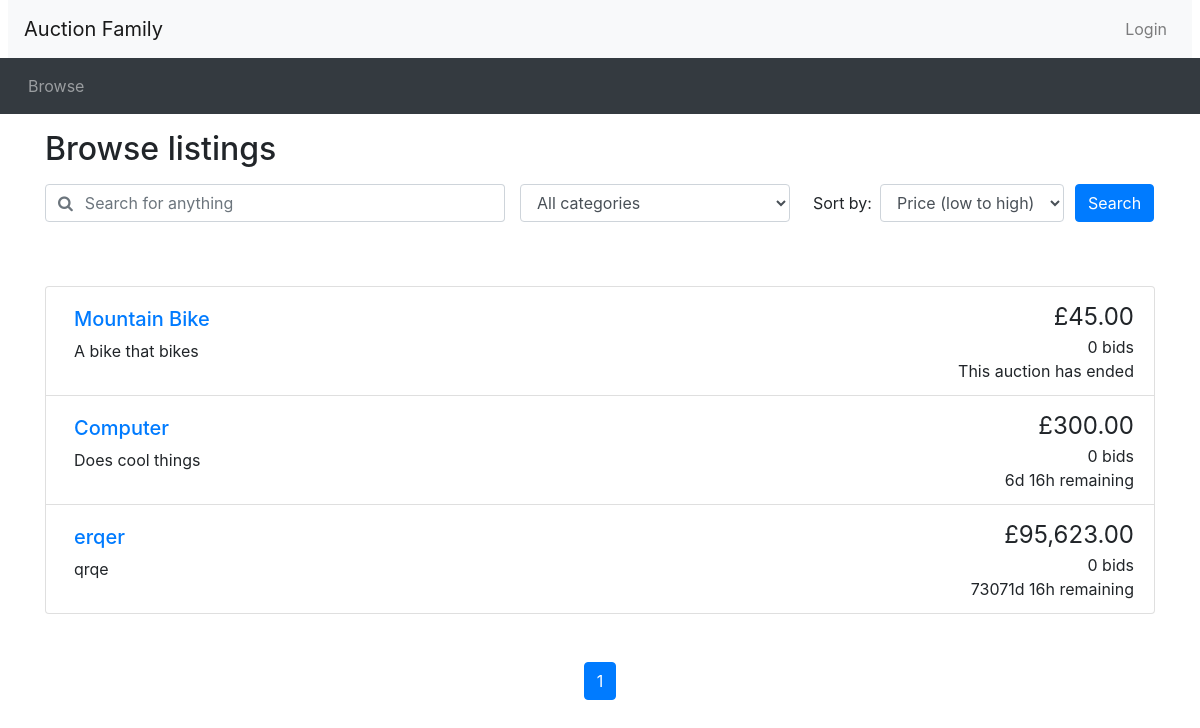
Screenshot of /browse.php with the database file from the repository.
### tables this page shows
CREATE TABLE IF NOT EXISTS `tbl_listings` (
  `listing_id` int(11) NOT NULL AUTO_INCREMENT,
  `title` varchar(500) DEFAULT NULL,
  `details` text,
  `category_id` int(11) DEFAULT NULL,
  `starting_price` varchar(100) DEFAULT NULL,
  `reserve_price` varchar(100) DEFAULT NULL,
  `end_date` datetime DEFAULT NULL,
  `user_id` int(11) DEFAULT NULL,
  `is_active` int(11) DEFAULT NULL,
  `created_at` datetime DEFAULT NULL,
  `deleted_at` datetime DEFAULT NULL,
  PRIMARY KEY (`listing_id`) USING BTREE,
  KEY `user_id` (`user_id`) USING BTREE,
  KEY `category_id` (`category_id`) USING BTREE
);

### utilities.php (the view, shortened to what this page needs)
<?php
function display_time_remaining($interval) {
    if ($interval->days == 0 && $interval->h == 0) {
      $time_remaining = $interval->format('%im %Ss');
    }
    else if ($interval->days == 0) {
      $time_remaining = $interval->format('%hh %im');
    }
    else {
      $time_remaining = $interval->format('%ad %hh');
    }
  return $time_remaining;
}
function print_listing_li($item_id, $title, $desc, $price, $num_bids, $end_time)
{
  if (strlen($desc) > 250) {
    $desc_shortened = substr($desc, 0, 250) . '...';
  }
  else {
    $desc_shortened = $desc;
  }
  if ($num_bids == 1) {
    $bid = ' bid';
  }
  else {
    $bid = ' bids';
  }
  $now = new DateTime();
  if ($now > $end_time) {
    $time_remaining = 'This auction has ended';
  }
  else {
    $time_to_end = date_diff($now, $end_time);
    $time_remaining = display_time_remaining($time_to_end) . ' remaining';
  }
  echo('
    <li class="list-group-item d-flex justify-content-between">
    <div class="p-2 mr-5"><h5><a href="listing.php?item_id=' . $item_id . '">' . $title . '</a></h5>' . $desc_shortened . '</div>
    <div class="text-right text-nowrap"><span style="font-size: 1.5em">£' . number_format($price, 2) . '</span><br/>' . $num_bids . $bid . '<br/>' . $time_remaining . '</div>
  </li>'
  );
}
?>

### header.php (shortened to what this page needs)
<!doctype html>
<html lang="en">
<head>
  <link rel="stylesheet" href="css/bootstrap.min.css">
  <link rel="stylesheet" href="https://cdnjs.cloudflare.com/ajax/libs/font-awesome/4.7.0/css/font-awesome.min.css">
  <link rel="stylesheet" href="css/custom.css">
</head>
<body>
<nav class="navbar navbar-expand-lg navbar-light bg-light mx-2">
  <a class="navbar-brand" href="#">Auction Family</a>
  <ul class="navbar-nav ml-auto">
    <li class="nav-item">
<?php
  if (isset($_SESSION['user'])) {
    echo '<a class="nav-link" href="logout.php">Logout</a>';
  }
  else {
    echo '<button type="button" class="btn nav-link" data-toggle="modal" data-target="#loginModal">Login</button>';
  }
?>
    </li>
  </ul>
</nav>
<nav class="navbar navbar-expand-lg navbar-dark bg-dark">
  <ul class="navbar-nav align-middle">
	<li class="nav-item mx-1">
      <a class="nav-link" href="browse.php">Browse</a>
    </li>
  </ul>
</nav>

### browse.php (shortened to what this page needs)
<?php include_once("header.php")?>
<?php require("utilities.php")?>
<div class="container">
<h2 class="my-3">Browse listings</h2>
<div id="searchSpecs">
<form method="get" action="browse.php">
  <div class="row">
    <div class="col-md-5 pr-0">
      <div class="form-group">
	    <div class="input-group">
          <div class="input-group-prepend">
            <span class="input-group-text bg-transparent pr-0 text-muted">
              <i class="fa fa-search"></i>
            </span>
          </div>
          <input type="text" class="form-control border-left-0" id="keyword" placeholder="Search for anything">
        </div>
      </div>
    </div>
    <div class="col-md-3 pr-0">
      <div class="form-group">
        <select class="form-control" id="cat">
          <option selected value="all">All categories</option>
        </select>
      </div>
    </div>
    <div class="col-md-3 pr-0">
      <div class="form-inline">
        <label class="mx-2" for="order_by">Sort by:</label>
        <select class="form-control" id="order_by">
          <option selected value="pricelow">Price (low to high)</option>
        </select>
      </div>
    </div>
    <div class="col-md-1 px-0">
      <button type="submit" class="btn btn-primary">Search</button>
    </div>
  </div>
</form>
</div>
</div>
<?php
  if (!isset($_GET['page'])) {
    $curr_page = 1;
  }
  else {
    $curr_page = $_GET['page'];
  }
  $num_results = 50;
  $results_per_page = 50;
  $max_page = ceil($num_results / $results_per_page);
?>
<div class="container mt-5">
<ul class="list-group">
<?php
    if(isset($_SESSION['user'])){
      $UserCheck = $_SESSION['user']['id'];
      $getUserListingQuery = "select * from tbl_listings";
      $listings = $mysqli->query($getUserListingQuery);
      while($row = mysqli_fetch_array($listings)){
        $listingone = $row['listing_id'];
        $getBidingNumQuery = "SELECT COUNT(*) from biding WHERE listing_id = $listingone";
        $BidingNum = $mysqli->query($getBidingNumQuery);
        $BidingNumRow = mysqli_fetch_array($BidingNum);
        $IsUser = 3;
        $YourMaxBidingRow = array(0);
        $CheckBidQuery = "SELECT * FROM biding WHERE user_id = $UserCheck and listing_id = $listingone";
        $CheckBid = $mysqli->query($CheckBidQuery);
        if(mysqli_num_rows($CheckBid) > 0){
          while($CheckBidrow = mysqli_fetch_array($CheckBid)){
            if($CheckBidrow['biding_price']==$row['starting_price']){
              $IsUser = 0;
            }else{
              $IsUser = 2;
              $YourMaxBidingQuery = "SELECT MAX(biding_price) FROM biding WHERE user_id = $UserCheck and listing_id = $listingone";
              $YourMaxBiding = $mysqli->query($YourMaxBidingQuery);
              $YourMaxBidingRow = mysqli_fetch_array($YourMaxBiding);
            }
          }
        }
        if($row['user_id']==$_SESSION['user']['id']){
          $IsUser = 1;
        }
        print_listing_li_new($row['listing_id'], $row['title'], $row['details'], $row['starting_price'], $BidingNumRow[0], date_create($row['end_date']),$IsUser,$YourMaxBidingRow[0]);
      }
    }
    else{
      $getUserListingQuery = "select * from tbl_listings";
      $listings = $mysqli->query($getUserListingQuery);
      while($row = mysqli_fetch_array($listings)){
        $listingone = $row['listing_id'];
        $getBidingNumQuery = "SELECT COUNT(*) from biding WHERE listing_id = $listingone";
        $BidingNum = $mysqli->query($getBidingNumQuery);
        $BidingNumRow = mysqli_fetch_array($BidingNum);
        print_listing_li($row['listing_id'], $row['title'], $row['details'], $row['starting_price'], $BidingNumRow[0], date_create($row['end_date']));
      }
    }
?>
</ul>
<nav aria-label="Search results pages" class="mt-5">
  <ul class="pagination justify-content-center">
<?php
  $querystring = "";
  $high_page_boost = max(3 - $curr_page, 0);
  $low_page_boost = max(2 - ($max_page - $curr_page), 0);
  $low_page = max(1, $curr_page - 2 - $low_page_boost);
  $high_page = min($max_page, $curr_page + 2 + $high_page_boost);
  for ($i = $low_page; $i <= $high_page; $i++) {
    if ($i == $curr_page) {
      echo('
    <li class="page-item active">');
    }
    else {
      echo('
    <li class="page-item">');
    }
    echo('
      <a class="page-link" href="browse.php?' . $querystring . 'page=' . $i . '">' . $i . '</a>
    </li>');
  }
?>
  </ul>
</nav>
</div>
<?php include_once("footer.php")?>

### footer.php (shortened to what this page needs)
</body>
</html>

### rows the page displays
tbl_listings: title "Mountain Bike", details "A bike that bikes", starting_price "45.00", num_bids "0", bid "bids", time_remaining "This auction has ended"
tbl_listings: title "Computer", details "Does cool things", starting_price "300.00", num_bids "0", bid "bids", time_remaining "6d 16h remaining"
tbl_listings: title "erqer", details "qrqe", starting_price "95,623.00", num_bids "0", bid "bids", time_remaining "73071d 16h remaining"
